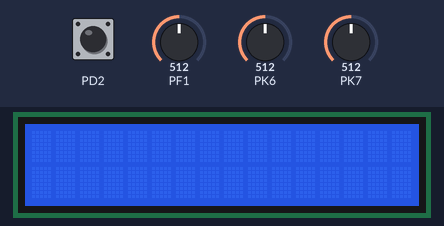
Bench run of a program on a simulated ATmega2560, built with avr-gcc and emulated at 16 MHz. Parts: 16×2 character LCD. Wiring (inferred from the names in the program): character LCD (HD44780): RS PL3; E PL2; data PB3, PB2, PB1, PB0. Inputs (shaded band) come from the test bench; at power-on: PD2 HIGH, PF1 = 512, PK6 = 512, PK7 = 512. What the program prints to the serial monitor is not drawn.

Above: at 8.5 s.
8.6 s: PD2 pulled LOW for 0.15 s
At 8.9 s:
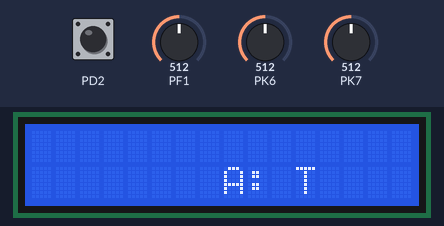
10.2 s: PD2 pulled LOW for 1 s
At 12.2 s:
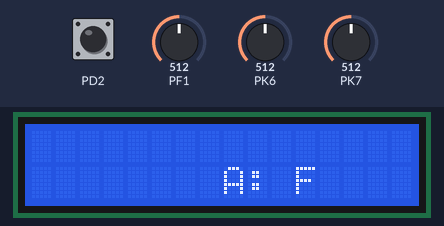
Timing chart, 0 to 13.7 s (numbered marks = the images above; inputs shaded):
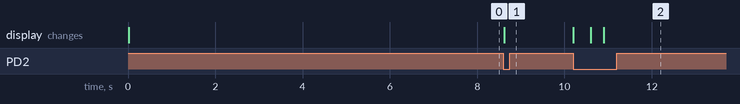

Measured:
- after the input at 8.6 s, the display: changes at once (image 1)
- after the input at 10.2 s, the display: changes at once (image 2)

The program:

Controller.c
```c
//Example ATmega2560 Project
//File: ATmega2560Project.c
//Author: Robert Howie
//Created: March 2015
//An example file for second year mechatronics project

//include this .c file's header file
#include "includes.h"
#include "communication.h"

int main(void)
{
	loop();
	return(1);
} //end main
```

adc.c
```c
/*
 * adc.c
 *
 * Created: 02 May 13:56:09
 *  Author: Robert
 */

#include "adc.h"

//set up the analogue to digital converter
void adc_init(void)
{
	ADCSRA = (1<<ADPS2)|(1<<ADPS1)|(1<<ADPS0); // set ADC prescaler to 128
	ADMUX = (1<<REFS0); //use internal Vcc AREF, remember to ensure capacitor is attached to AREF pin
	ADCSRB = 0; //ADC0 source, single conversion mode
	ADCSRA |= (1<<ADEN); //enable ADC
}

uint16_t adc_read(uint8_t channel)
{
	if((channel>=0)&(channel<=7))
	{
		ADCSRB &= ~(1<<MUX5); //clear mux5
		ADMUX = (ADMUX&(0xE0))|(channel&0x07); //set remaining mux bits
	}
	else if((channel>=8)&(channel<=15))
	{
		ADCSRB |= (1<<MUX5); //set mux5
		ADMUX = (ADMUX&(0xE0))|(channel&0x07); //set remaining mux bits
	}
	ADCSRA |= (1<<ADSC); //start conversion
	while(ADCSRA&(1<<ADSC)){} //wait for conversion to finish
	return(ADC);
}
```

adc.h
```c
/*
 * adc.h
 *
 * Created: 02 May 13:56:21
 *  Author: Robert
 */


#ifndef ADC_H_
#define ADC_H_

# include <avr/io.h>

void adc_init(void);
uint16_t adc_read(uint8_t channel);

#endif /* ADC_H_ */
```

communication.c
```c
#include "communication.h"

#include "includes.h"
#include <string.h>

void loop()
{
    /*USER INIT*/
	adc_init();
    lcd_init();
	lcd_clrscr();
    char buffer[50];

	int lmotor_val = 0;
	int rmotor_val = 0;
	int v = 0;
	int h = 0;

	DDRD &= ~(1<<PD2);
	PORTD |= 1<<PD2;

    /*COMMS INIT*/
    int control = 0;
    long recieved = 0;
    unsigned char id_r = 0;
	bool autonomous = false;
    serial2_init();

    unsigned char id_tr = NOSEND;
    milliseconds_init();
    uint32_t currentMS = 0;
	uint32_t lastSendMS = 0;
	long sending = 0;
	uint32_t lastSendAuto = 0;

    while (true)
    {
		h = adc_read(15);
		v = adc_read(14);
		lmotor_val = (v + h - 1023)/10.23;
		rmotor_val = (h - v)/10.23;

    /*RECIEVE THE DATA*/

        while (UCSR2A&(1<<RXC2)) {
			unsigned char serial_byte_in = UDR2;
			if (serial_byte_in == 0xFF && control == 0) {
				control = 1;
			} else if (control == 1) {
				control = 2;
				id_r = serial_byte_in;
			} else if (control > 1 && control < 6) {
				control++;
				recieved = (recieved<<8) + serial_byte_in;
			} else if (serial_byte_in == 0xFE && control == 6) {
				/*USER CODE: SWITCH ON ID, read from recieved*/
                if (id_r == DISTL)
                {
                    //print into buffer
				    sprintf(buffer, "%s: %4lu ", "L", (unsigned long)range(recieved));
					strcpy(buffer + 7, " ");
				    //write the buffer
				    lcd_home();
				    lcd_puts(buffer);
                } else if (id_r == DISTC)
				{
					//print into buffer
					sprintf(buffer, "%s: %4lu ", "C", (unsigned long)range(recieved));
					strcpy(buffer + 7, " ");
					//write the buffer
					lcd_goto(8);
					lcd_puts(buffer);
				} else if (id_r == DISTR)
				{
					//print into buffer
					sprintf(buffer, "%s: %4lu ", "R", (unsigned long)range(recieved));
					strcpy(buffer + 7, " ");
					//write the buffer
					lcd_goto(64);
					lcd_puts(buffer);
				}
                /*END USER CODE*/
				control = 0;
			}
	    }

        /*Transmit the data*/
        currentMS = milliseconds;
        if (currentMS - lastSendMS >= 100)
		{
            /*USER CODE here: assign 'sending' to data sent, and 'id_tr'
            to the corresponding variable id*/
			if ((PIND&(1 << PIND2)) == 0 && currentMS - lastSendAuto > 300)
			{
				sending = 0;
				lastSendAuto = currentMS;
				if (autonomous)
				{
					autonomous = false;
					id_tr = AUTO_OFF;
					//print into buffer
					sprintf(buffer, "A: F    ");
					//write the buffer
					lcd_goto(72);
					lcd_puts(buffer);
				} else {
					autonomous = true;
					id_tr = AUTO_ON;
					//print into buffer
					sprintf(buffer, "A: T    ");
					//write the buffer
					lcd_goto(72);
					lcd_puts(buffer);
				}
			} else if (autonomous)
			{
				id_tr = NOSEND;

			} else if (id_tr == NOSEND || id_tr == SERVO || id_tr == AUTO_OFF)
            {
                id_tr = LMOTOR;
                sending = lmotor_val;
            } else if (id_tr == LMOTOR) {
                id_tr = RMOTOR;
                sending = rmotor_val;
            } else if (id_tr == RMOTOR)
			{
				id_tr = SERVO;
				sending = adc_read(1);
			}
            /*END USER CODE*/
            if (id_tr != NOSEND)
            {
                lastSendMS = currentMS;
		        serial2_write_byte(0xFF);
		        serial2_write_byte(id_tr);
		        serial2_write_byte(sending>>24);
		        serial2_write_byte(sending>>16);
		        serial2_write_byte(sending>>8);
		        serial2_write_byte(sending);
		        serial2_write_byte(0xFE);
            }
		}
    }
}

int clamp(int x, int min, int max)
{
	if (x < min)
	{
		x = min;
	}
	if (x > max)
	{
		x = max;
	}
	return x;
}

double range(long read) {
	//convert adc int to mV
	return distance_2D120X(read*4.88);
}

double distance_2D120X(double voltage) {
	return 131635/voltage-11.22;
}
```

communication.h
```c
#ifndef GUARD_COMMUNICATION_H
#define GUARD_COMMUNCATION_H

typedef enum {
	NOSEND,
	LMOTOR,
	RMOTOR,
	DISTL,
	DISTR,
	DISTC,
	SERVO,
	AUTO_ON,
	AUTO_OFF
} comms;

void loop();
double range(long pin);
double distance_2D120X(double voltage);

#endif
```

hd44780.h
```c
/*****************************************************************************
Title  :   HD44780 Library
Author :   SA Development
Version:   1.11
*****************************************************************************/

#ifndef HD44780_H
#define HD44780_H

#include "hd44780_settings.h"
#include "inttypes.h"

//LCD Constants for HD44780
#define LCD_CLR                 0    // DB0: clear display

#define LCD_HOME                1    // DB1: return to home position

#define LCD_ENTRY_MODE          2    // DB2: set entry mode
#define LCD_ENTRY_INC           1    // DB1: 1=increment, 0=decrement
#define LCD_ENTRY_SHIFT         0    // DB0: 1=display shift on

#define LCD_DISPLAYMODE         3    // DB3: turn lcd/cursor on
#define LCD_DISPLAYMODE_ON      2    // DB2: turn display on
#define LCD_DISPLAYMODE_CURSOR  1    // DB1: turn cursor on
#define LCD_DISPLAYMODE_BLINK   0    // DB0: blinking cursor

#define LCD_MOVE                4    // DB4: move cursor/display
#define LCD_MOVE_DISP           3    // DB3: move display (0-> cursor)
#define LCD_MOVE_RIGHT          2    // DB2: move right (0-> left)

#define LCD_FUNCTION            5    // DB5: function set
#define LCD_FUNCTION_8BIT       4    // DB4: set 8BIT mode (0->4BIT mode)
#define LCD_FUNCTION_2LINES     3    // DB3: two lines (0->one line)
#define LCD_FUNCTION_10DOTS     2    // DB2: 5x10 font (0->5x7 font)

#define LCD_CGRAM               6    // DB6: set CG RAM address
#define LCD_DDRAM               7    // DB7: set DD RAM address

#define LCD_BUSY                7    // DB7: LCD is busy


void lcd_init();
void lcd_command(uint8_t cmd);

void lcd_clrscr();
void lcd_home();
void lcd_goto(uint8_t pos);

#if RW_LINE_IMPLEMENTED==1
uint8_t lcd_getc();
#endif

void lcd_putc(char c);
void lcd_puts(const char *s);
void lcd_puts_P(const char *progmem_s);
#if (LCD_DISPLAYS>1)
void lcd_use_display(int ADisplay);
#endif

#endif
```

includes.h
```c
//Example ATmega2560 Project
//File: ATmega2560Project.h
//Author: Robert Howie

#ifndef ROBOT_H_ //double inclusion guard
#define ROBOT_H_

//include standard libraries
#include <avr/io.h>
#include <avr/interrupt.h>
#include <stdbool.h>
#include <stdlib.h>
#include <util/delay.h>
#include <stdio.h>

//include header files
#include "serial.h" //minimal serial lib
#include "adc.h" //minimal adc lib
#include "milliseconds.h" //milliseconds timekeeping lib
#include "hd44780.h"

//constants
//constants
#define BIG_NUMBER 120000
#define SERIAL_PRINT_MESSAGE "Hello student!\n"
#define BUILD_DATE __TIME__ " " __DATE__"\n"

#endif /* ATMEGA2560_H_ */
```

joystick.c
```c
/*
 * joystick.c
 *
 * Created: 7/03/2019 3:40:03 PM
 *  Author: 19477143
 */

#include "joystick.h"
#include "includes.h"
#include "led.h"
#include "utility.h"

void displayJoystick(int pin) {
	adc_init();
	while(true) {
		int ledNum = adc_read(pin)/113;
		fillBack(&DDRA, &PORTA, ledNum );
	}
}

void switchJoystickDirOnPress() {
	adc_init();
	pullup(&DDRC, &PORTC, 7);
	int dir = 0;
	while (true) {
		if (!isOff(&PINC, 7)) {
			if (dir == 0) {
				dir = 1;
			} else {
				dir = 0;
			}
		}
		int ledNum = adc_read(dir)/113;
		fillBack(&DDRA, &PORTA, ledNum );
	}
}

void detectTemp() {
	adc_init();
	while (true) {
		int ledNum = (adc_read(0)-522)/8;
		fillBack(&DDRA, &PORTA, ledNum);
	}
}
```

joystick.h
```c
/*
 * joystick.h
 *
 * Created: 7/03/2019 3:40:26 PM
 *  Author: 19477143
 */


#ifndef JOYSTICK_H_
#define JOYSTICK_H_

//typedef enum {VERT, HORZ} joystickDir;

void displayJoystick(int pin);
void detectTemp();
void switchJoystickDirOnPress();


#endif /* JOYSTICK_H_ */
```

lab4.c
```c
/*
 * lab4.c
 *
 * Created: 21/03/2019 3:03:17 PM
 *  Author: 19477143
 */
#include "lab4.h"
#include "includes.h"

void blink_lamp() {
	DDRA |= (1<<PA2);
	while (true) {
		_delay_ms(250);
		PORTA ^= (1<<PA2);
	}
}

void setup_lamp() {
	DDRA |= (1<<PA2);
	PORTA ^= (1<<PA2);
}

void setup_interrupt() {
	DDRD = 0;
	EICRA |= (1<<ISC01);
	EICRA &= ~(1<<ISC00);
	EIMSK |= (1<<INT0);
	sei();
}
/*
ISR(INT0_vect) {
	PORTA ^= (1<<PA2);
}
*/
```

lab4.h
```c
/*
 * lab4.h
 *
 * Created: 21/03/2019 3:03:30 PM
 *  Author: 19477143
 */


#ifndef LAB4_H_
#define LAB4_H_

void blink_lamp();
void setup_interrupt();
void setup_lamp();

#endif /* LAB4_H_ */
```

led.c
```c
/*
 * LED.c
 *
 * Created: 28/02/2019 5:24:14 PM
 *  Author: 19477143
 */

#include "includes.h"

void alternate(unsigned char* DDR, unsigned char* PORT)
{
	*DDR = 0xFF;//put PORTA into output mode
	*PORT = (1<<3);
	_delay_ms(500);
	while(1)//main loop
	{
		//Use XOR to toggle bit. If input is 1, the bit is flipped.
		//If it is 0, the bit is conserved.
		*PORT ^= (1<<3)|(1<<6);
		_delay_ms(500);
	}
}

void flash(unsigned char* DDR, unsigned char* PORT)
{
	*DDR = 0xFF;//put PORTA into output mode
	*PORT = 0x00;
	while(1)//main loop
	{
		_delay_ms(500);     //500 millisecond delay
		*PORT |= (1<<3);  // note here PA3 is just an alias for the number 3
		// this line is equivalent to PORTA = PORTA | 0b00001000   which writes a HIGH to pin 3 of PORTA
		_delay_ms(500);
		*PORT &= ~(1<<3); // this line is equivalent to PORTA = PORTA & (0b11110111)  which writes a HIGH to pin 3 of PORTA
	}

}

void sequence(unsigned char* DDR, unsigned char* PORT)
{
	*DDR = 0xFF;
	*PORT = 0x01;
	//1 if going up, -1 if going down
	int direction = 1;
	int counter = 0;
	while(1)
	{
		//set direction
		if (counter == 7) {
			direction = -1;
			} else if (counter == 0) {
			direction = 1;
		}
		//turn off current pin
		*PORT &= ~(1<<counter);
		//set next pin
		counter += direction;
		//turn on next pin
		*PORT |= (1<<counter);
		_delay_ms(100);
	}
}

void allOn(unsigned char* DDR, unsigned char* PORT)
{
	*DDR = 0xFF;
	*PORT = 0xFF;
}

void allOff(unsigned char* DDR, unsigned char* PORT)
{
	*DDR = 0xFF;
	*PORT = 0x00;
}


void fillBack(unsigned char* DDR, unsigned char* PORT, int fillNum) {
	*DDR = 0xFF;
	*PORT = 0x00;
	for (int i = 0; i != fillNum; ++i ) {
		*PORT |= (1<<i);
	}
}
```

led.h
```c
/*
 * led.h
 *
 * Created: 28/02/2019 5:25:23 PM
 *  Author: 19477143
 */


#ifndef LED_H_
#define LED_H_

void alternate(volatile unsigned char* DDR, volatile unsigned char* PORT);
void flash(volatile unsigned char* DDR, volatile unsigned char* PORT);
void sequence(volatile unsigned char* DDR, volatile unsigned char* PORT);
void fillBack(volatile unsigned char* DDR, volatile unsigned char* PORT, int fillNum);
void allOn(volatile unsigned char* DDR, volatile unsigned char* PORT);
void allOff(volatile unsigned char* DDR, volatile unsigned char* PORT);

#endif /* LED_H_ */
```

milliseconds.c
```c
/*
 * milliseconds.c
 *
 * Created: 05 May 09:36:33
 *  Author: Robert
 */

#include "milliseconds.h"

//global variable
volatile uint32_t milliseconds = 0;

//set up timer one to generate an output compare interrupt on channel A every 1 millisecond
void milliseconds_init(void)
{
	TCCR5A = 0; //no pin outputs required
	TCCR5B = (1<<WGM52); //CTC mode
	TCNT5 = 0; //reset timer
	OCR5A = 15999; //generate an interrupt once per millisecond
	TIMSK5 |= (1<<OCIE5A); //Output Compare Interrupt Enable 1 A
	TCCR5B |= (1<<CS50); //set prescaler to 1, starting timer
	sei(); // enable global interrupts
}

ISR(TIMER5_COMPA_vect)
{
	//interrupt flag in ICF1 will be automatically cleared
	milliseconds++; //increment number of milliseconds since boot
}
```

milliseconds.h
```c
/*
 * milliseconds.h
 *
 * Created: 05 May 09:37:34
 *  Author: Robert
 */


#ifndef MILLISECONDS_H_
#define MILLISECONDS_H_

#include <avr/io.h>
#include <avr/interrupt.h>

//declare global variable
extern volatile uint32_t milliseconds;

//function prototype
void milliseconds_init(void);


#endif /* MILLISECONDS_H_ */
```

range.c
```c
#include <stdio.h>
#include "range.h"
#include "includes.h"
#include "utility.h"

double range(int pin) {
    //convert adc int to mV
    return distance_2D120X(adc_read(pin)*4.88);
}

double distance_2D120X(double voltage) {
    return 131635/voltage-11.22;
}

void display_range() {
    adc_init();
    lcd_init();
    lcd_clrscr();
    char topbuffer[50];
	char bottombuffer[50] = "";
	double rangeMes;
	DDRA = 0;
    while (true) {
		_delay_ms(200);
		rangeMes = range(0);
		sprintf(topbuffer, "%d", (int)rangeMes);
        if ((PINA)<<7 == 0) {
			sprintf(bottombuffer, "%d", (int)rangeMes);
        }
		lcd_clrscr();
		lcd_home();
        lcd_puts(topbuffer);
		lcd_goto(64);
		lcd_puts(bottombuffer);
    }
}
```

range.h
```c
#ifndef GUARD_RANGE_H
#define GUARD_RANGE_H

double range(int pin);
double distance_2D120X(double voltage);
void display_range();

#endif
```

serial.c
```c
//Example ATmega2560 Project
//File: serial.h
//Author: Robert Howie
//Created: 2 March 2015
//V1.0 Basic serial setup for printing to the serial terminal

//Derived from: http://www.github.com/abcminiuser/avr-tutorials/blob/master/USART/Output/USART.pdf?raw=true by Dean Camera
//See http://www.fourwalledcubicle.com/AVRArticles.php for more

#include "serial.h"

void serial0_init(void)
{
	UCSR0B = (1<<RXEN0)|(1<<TXEN0); //turn on the transmission and reception circuitry
	UCSR0C = (1<<UCSZ00)|(1<<UCSZ01); //use 8- bit character sizes
	UBRR0 = BAUD_PRESCALE; //load baud rate prescaler into register
} //end serial2_init

void serial1_init(void)
{
	UCSR1B = (1<<RXEN1)|(1<<TXEN1); //turn on the transmission and reception circuitry
	UCSR1C = (1<<UCSZ10)|(1<<UCSZ11); //use 8- bit character sizes
	UBRR1 = BAUD_PRESCALE; //load baud rate prescaler into register
} //end serial2_init

void serial2_init(void)
{
	UCSR2B = (1<<RXEN2)|(1<<TXEN2); //turn on the transmission and reception circuitry
	UCSR2C = (1<<UCSZ20)|(1<<UCSZ21); //use 8- bit character sizes
	UBRR2 = BAUD_PRESCALE; //load baud rate prescaler into register
} //end serial2_init

void serial3_init(void)
{
	UCSR3B = (1<<RXEN3)|(1<<TXEN3); //turn on the transmission and reception circuitry
	UCSR3C = (1<<UCSZ30)|(1<<UCSZ31); //use 8- bit character sizes
	UBRR3 = BAUD_PRESCALE; //load baud rate prescaler into register
} //end serial3_init

void serial0_print_string(char * string_pointer) //function to print a string via serial
{
	while(*string_pointer) //while not null character (end of string)
	{
		while((UCSR0A&(1<<UDRE0))==0){} //wait until data register is ready
		UDR0 = *string_pointer; //send what's at the string pointer to serial data register
		string_pointer++; //increment string pointer to go to next letter in string
	}
} //end serial0_print_string

void serial0_write_byte(uint8_t data_byte)
{
	while((UCSR0A&(1<<UDRE0))==0){} //wait until data register is ready
	UDR0 = data_byte;
}

void serial1_print_string(char * string_pointer) //function to print a string via serial
{
	while(*string_pointer) //while not null character (end of string)
	{
		while((UCSR1A&(1<<UDRE1))==0){} //wait until data register is ready
		UDR1 = *string_pointer; //send what's at the string pointer to serial data register
		string_pointer++; //increment string pointer to go to next letter in string
	}
} //end serial1_print_string

void serial1_write_byte(uint8_t data_byte)
{
	while((UCSR1A&(1<<UDRE1))==0){} //wait until data register is ready
	UDR1 = data_byte;
}

void serial2_print_string(char * string_pointer) //function to print a string via serial
{
	while(*string_pointer) //while not null character (end of string)
	{
		while((UCSR2A&(1<<UDRE2))==0){} //wait until data register is ready
		UDR2 = *string_pointer; //send what's at the string pointer to serial data register
		string_pointer++; //increment string pointer to go to next letter in string
	}
} //end serial2_print_string

void serial2_write_byte(uint8_t data_byte)
{
	while((UCSR2A&(1<<UDRE2))==0){} //wait until data register is ready
	UDR2 = data_byte;
}

void serial3_print_string(char * string_pointer) //function to print a string via serial
{
	while(*string_pointer) //while not null character (end of string)
	{
		while((UCSR3A&(1<<UDRE3))==0){} //wait until data register is ready
		UDR3 = *string_pointer; //send what's at the string pointer to serial data register
		string_pointer++; //increment string pointer to go to next letter in string
	}
} //end serial3_print_string

void serial3_write_byte(uint8_t data_byte)
{
	while((UCSR3A&(1<<UDRE3))==0){} //wait until data register is ready
	UDR3 = data_byte;
}
```

serial.h
```c
/*
 * Serial.h
 *
 * Created: 2/03/2015 5:41:43 PM
 *  Author: Robert
 */


#ifndef SERIAL_H_
#define SERIAL_H_

//include libraries
# include <avr/io.h>

//macros
# define BAUD_PRESCALE ((((F_CPU/16)+(USART_BAUDRATE/2))/(USART_BAUDRATE))-1)

//function prototypes
void serial0_init(void);
void serial0_print_string(char * string_pointer);
void serial0_write_byte(uint8_t data_byte);

void serial1_init(void);
void serial1_print_string(char * string_pointer);
void serial1_write_byte(uint8_t data_byte);

void serial2_init(void);
void serial2_print_string(char * string_pointer);
void serial2_write_byte(uint8_t data_byte);

void serial3_init(void);
void serial3_print_string(char * string_pointer);
void serial3_write_byte(uint8_t data_byte);

#endif /* SERIAL_H_ */
```

serial_comm.h
```c
/*
 * serial_comm.h
 *
 * Created: 18/04/2019 3:22:19 PM
 *  Author: 19477143
 */


#ifndef SERIAL_COMM_H_
#define SERIAL_COMM_H_
void send_control();
void recieve_control();
void send_and_recieve();


#endif /* SERIAL_COMM_H_ */
```

Source omitted: hd44780.c (21656 bytes), serial_comm.c (1568 bytes), servo.c (1526 bytes), servo.h (226 bytes), timer.c (1896 bytes), timer.h (169 bytes), utility.c (359 bytes), utility.h (301 bytes), hd44780_settings.h (3400 bytes)
